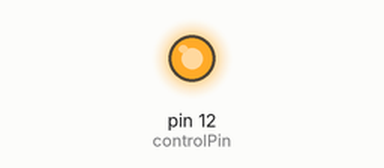
Bench run of a sketch on a simulated Arduino Uno, built with avr-gcc and run on an emulated ATmega328P. Shown: output pins drawn as LEDs (lit = HIGH).

Above: at 0.05 s.
Timing chart, 0 to 3.0 s (numbered marks = the images above):
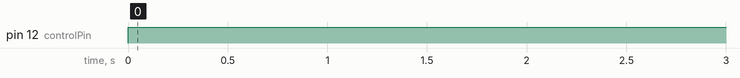

The sketch:

transistorLED.ino
```cpp
const int controlPin = 12;
void setup() {
  // put your setup code here, to run once:
  pinMode(controlPin, OUTPUT);
}

void loop() {
  // put your main code here, to run repeatedly:
  digitalWrite(controlPin, HIGH);
  delay(1000);
  digitalWrite(controlPin, LOW);
}
```

Measured:
- by itself, pin 12 (controlPin): LOW → HIGH at 0.00 s
